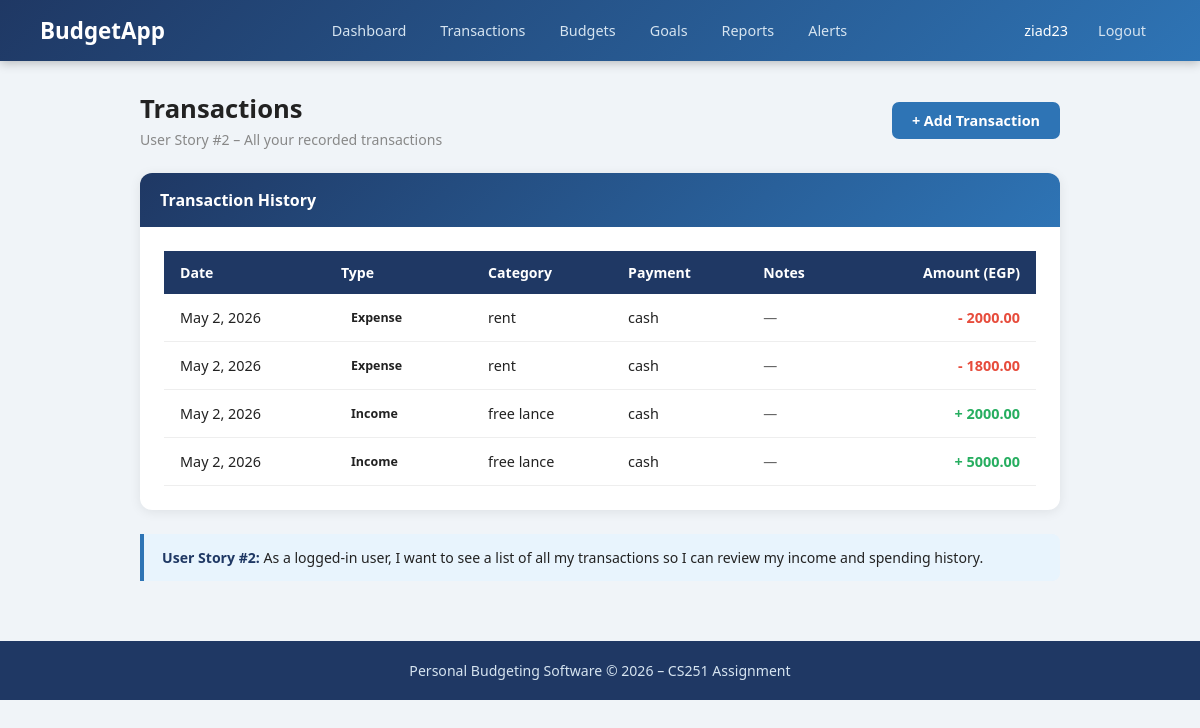
Page /transactions/ (signed in) on the committed database.
### budget/models.py (models this page shows, shortened)
class Transaction(models.Model):
    TYPE_CHOICES = [
        ('expense', 'Expense'),
        ('income',  'Income'),
    ]
    PAYMENT_CHOICES = [
        ('cash',   'Cash'),
        ('card',   'Card'),
        ('online', 'Online'),
    ]
    user             = models.ForeignKey(User, on_delete=models.CASCADE)
    transaction_type = models.CharField(max_length=10, choices=TYPE_CHOICES)
    amount           = models.DecimalField(max_digits=10, decimal_places=2)
    category         = models.CharField(max_length=100)
    date             = models.DateField()
    payment_method   = models.CharField(max_length=10, choices=PAYMENT_CHOICES, default='cash')
    notes            = models.TextField(blank=True)
    created_at       = models.DateTimeField(auto_now_add=True)
    class Meta:
        ordering = ['-date']

### budget/views.py (the view)
# urls.py: path('transactions/',     views.transaction_list_view, name='transaction_list'),
@login_required
def transaction_list_view(request):
    transactions = Transaction.objects.filter(user=request.user)
    return render(request, 'budget/transaction_list.html', {'transactions': transactions})

### budget/templates/budget/transaction_list.html (shortened to what this page needs)
{% extends 'budget/base.html' %}
{% block content %}
<div class="page-header">
    <div>
        <h2>Transactions</h2>
        <p>User Story #2 – All your recorded transactions</p>
    </div>
    <a href="{% url 'add_transaction' %}" class="btn btn-primary">+ Add Transaction</a>
</div>
<div class="card">
    <div class="card-header">Transaction History</div>
    <div class="card-body">
        {% if transactions %}
        <table class="data-table">
            <thead>
                <tr>
                    <th>Date</th>
                    <th>Type</th>
                    <th>Category</th>
                    <th>Payment</th>
                    <th>Notes</th>
                    <th style="text-align:right;">Amount (EGP)</th>
                </tr>
            </thead>
            <tbody>
                {% for t in transactions %}
                <tr>
                    <td>{{ t.date }}</td>
                    <td>
                        {% if t.transaction_type == 'expense' %}
                            <span class="badge badge-red">Expense</span>
                        {% else %}
                            <span class="badge badge-green">Income</span>
                        {% endif %}
                    </td>
                    <td>{{ t.category }}</td>
                    <td>{{ t.payment_method }}</td>
                    <td style="color:#666; font-size:0.875rem;">{{ t.notes|default:"—" }}</td>
                    <td style="text-align:right; font-weight:600;">
                        {% if t.transaction_type == 'expense' %}
                            <span style="color:#E74C3C;">- {{ t.amount|floatformat:2 }}</span>
                        {% else %}
                            <span style="color:#27AE60;">+ {{ t.amount|floatformat:2 }}</span>
                        {% endif %}
                    </td>
                </tr>
                {% endfor %}
            </tbody>
        </table>
        {% endif %}
    </div>
</div>
<div class="info-box">
    <strong>User Story #2:</strong> As a logged-in user, I want to see a list of all
    my transactions so I can review my income and spending history.
</div>
{% endblock %}

### budget/templates/budget/base.html (shortened to what this page needs)
<!DOCTYPE html>
<html lang="en">
<head>
</head>
<body>
<nav class="navbar">
    <a class="navbar-brand" href="{% url 'dashboard' %}">BudgetApp</a>
    {% if user.is_authenticated %}
    <div class="nav-links">
        <a href="{% url 'dashboard' %}">Dashboard</a>
        <a href="{% url 'transaction_list' %}">Transactions</a>
        <a href="{% url 'budget_list' %}">Budgets</a>
        <a href="{% url 'goals' %}">Goals</a>
        <a href="{% url 'reports' %}">Reports</a>
        <a href="{% url 'alerts' %}">Alerts</a>
    </div>
    <div class="nav-links">
        <span class="nav-user">{{ user.username }}</span>
        <a href="{% url 'logout' %}">Logout</a>
    </div>
    {% else %}
    <div class="nav-links">
        <a href="{% url 'login' %}">Login</a>
        <a href="{% url 'signup' %}">Sign Up</a>
    </div>
    {% endif %}
</nav>
<main>
    {% block content %}{% endblock %}
</main>
<footer>
    <p>Personal Budgeting Software &copy; 2026 &ndash; CS251 Assignment</p>
</footer>
</body>
</html>

### budget/templates/budget/base.html (style rules this page uses)
* { margin: 0; padding: 0; box-sizing: border-box; }
body { font-family: 'Segoe UI', Tahoma, Geneva, Verdana, sans-serif; background-color: #f0f4f8; color: #222; }
a { text-decoration: none; color: inherit; }
.navbar { background: linear-gradient(135deg, #1F3864, #2E74B5); padding: 14px 40px; display: flex; align-items: center; justify-content: space-between; flex-wrap: wrap; gap: 10px; box-shadow: 0 2px 10px rgba(0,0,0,0.25); }
.navbar-brand { color: #fff; font-size: 1.4rem; font-weight: 700; }
.nav-links { display: flex; gap: 6px; flex-wrap: wrap; }
.nav-links a { color: #D6E4F0; padding: 7px 14px; border-radius: 6px; font-size: 0.9rem; transition: background 0.2s; }
.nav-user { color: #fff; font-size: 0.9rem; padding: 7px 10px; }
main { max-width: 960px; margin: 30px auto; padding: 0 20px; }
.card { background: #fff; border-radius: 12px; box-shadow: 0 2px 12px rgba(0,0,0,0.08); overflow: hidden; margin-bottom: 24px; }
.card-header { background: linear-gradient(135deg, #1F3864, #2E74B5); color: #fff; padding: 16px 20px; font-size: 1rem; font-weight: 600; }
.card-body { padding: 24px; }
.btn { display: inline-block; padding: 9px 20px; border-radius: 7px; font-size: 0.9rem; font-weight: 600; cursor: pointer; border: none; transition: background 0.2s, opacity 0.2s; }
.btn-primary { background: #2E74B5; color: #fff; }
table { width: 100%; border-collapse: collapse; }
thead th { background: #1F3864; color: #fff; padding: 12px 16px; text-align: left; font-size: 0.88rem; }
tbody td { padding: 12px 16px; border-bottom: 1px solid #eee; font-size: 0.9rem; }
.badge { display: inline-block; padding: 3px 10px; border-radius: 20px; font-size: 0.78rem; font-weight: 600; }
.page-header { display: flex; justify-content: space-between; align-items: center; margin-bottom: 24px; }
.page-header h2 { font-size: 1.6rem; font-weight: 700; }
.page-header p { color: #888; font-size: 0.88rem; margin-top: 4px; }
.info-box { background: #e8f4fd; border-left: 4px solid #2E74B5; padding: 14px 18px; border-radius: 0 8px 8px 0; margin-top: 20px; font-size: 0.88rem; }
.info-box strong { color: #1F3864; }
footer { background: #1F3864; color: #D6E4F0; text-align: center; padding: 20px; margin-top: 60px; font-size: 0.88rem; }

### rows in the picture
Transaction: date "May 2, 2026", transaction_type "Expense", category "rent", payment_method "cash", notes "—", amount "2000.00"
Transaction: date "May 2, 2026", transaction_type "Expense", category "rent", payment_method "cash", notes "—", amount "1800.00"
Transaction: date "May 2, 2026", transaction_type "Income", category "free lance", payment_method "cash", notes "—", amount "2000.00"
Transaction: date "May 2, 2026", transaction_type "Income", category "free lance", payment_method "cash", notes "—", amount "5000.00"

### other values in the picture
{{ user.username }} "ziad23"
